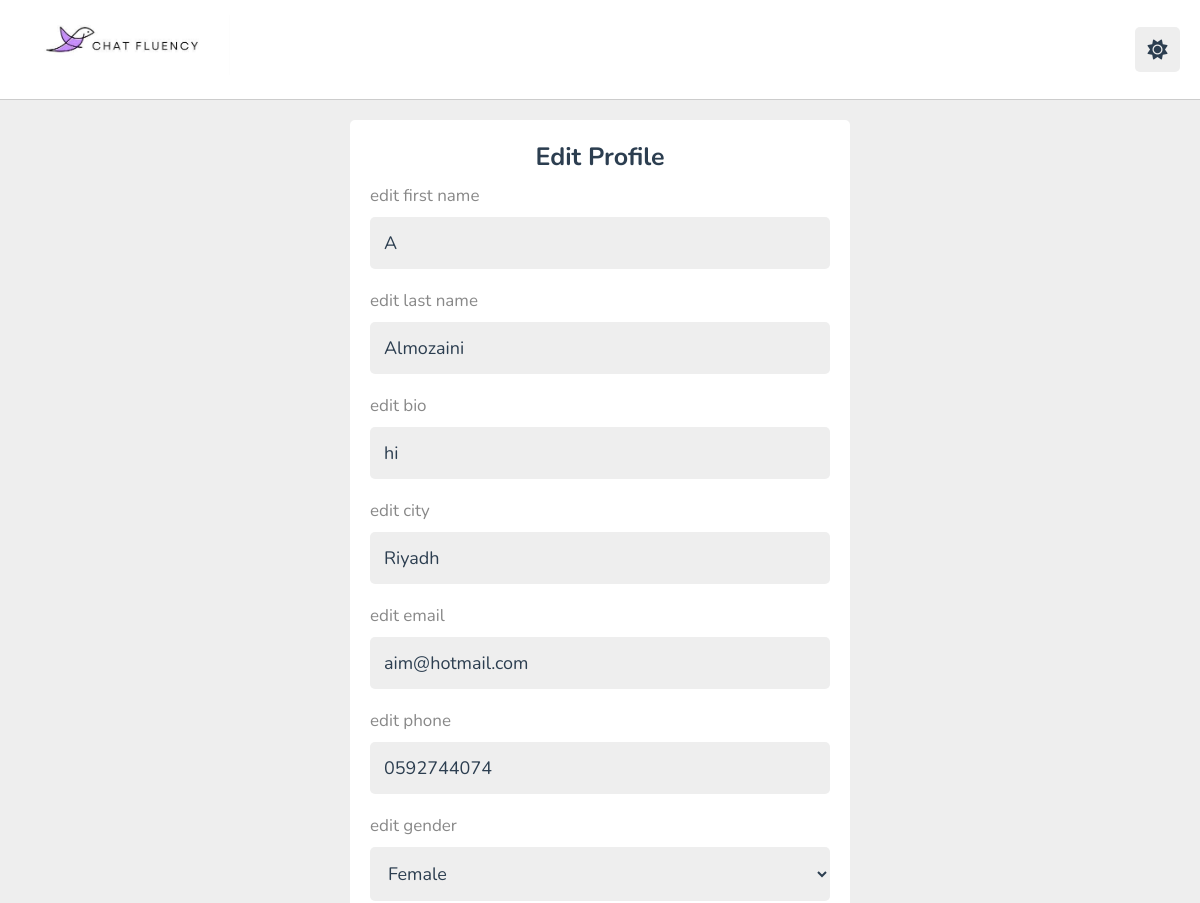
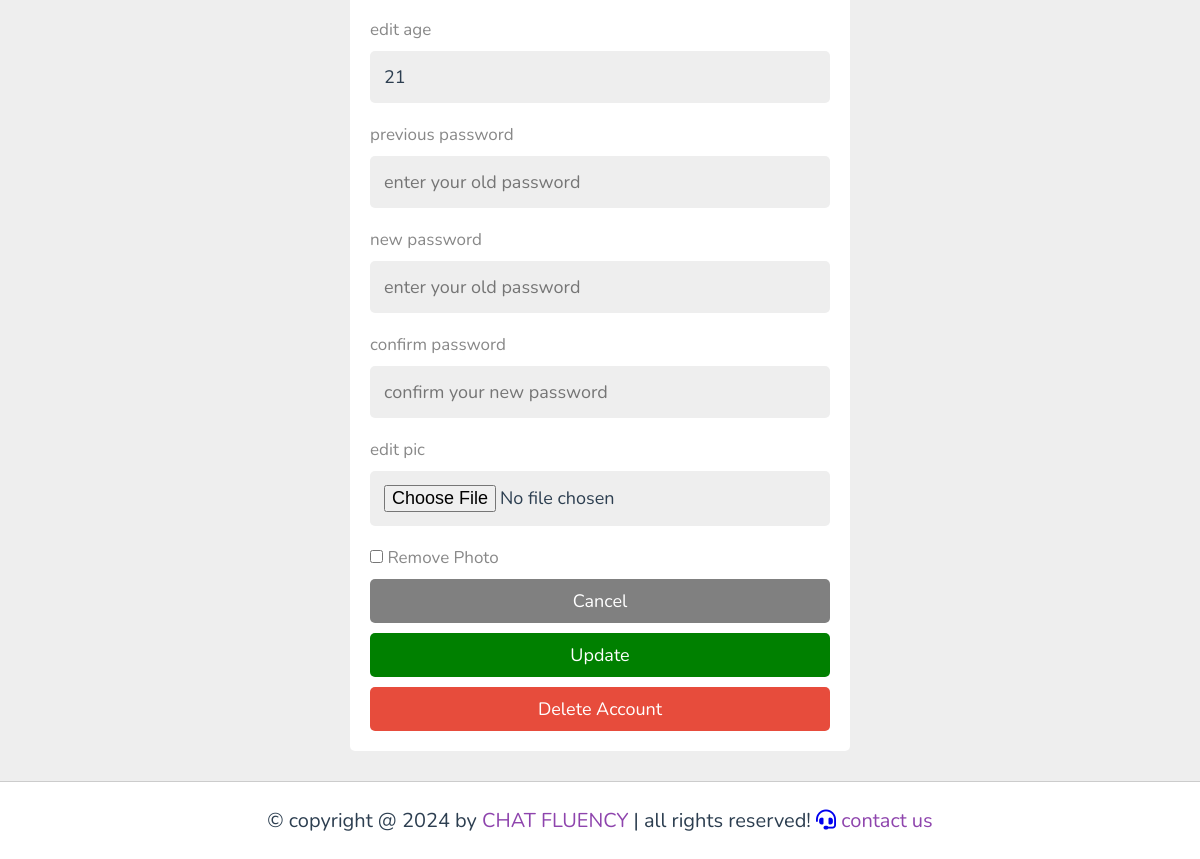
Page /updatePartner.php (signed in) on the committed database (2 pictures, top to bottom).
### tables this page shows
CREATE TABLE `languagepartners` (
  `PartnerID` int(11) NOT NULL,
  `FirstName` varchar(15) NOT NULL,
  `LastName` varchar(15) NOT NULL,
  `Age` int(11) DEFAULT NULL,
  `Gender` enum('Male','Female') DEFAULT NULL,
  `Email` varchar(100) NOT NULL,
  `Photo` varchar(255) DEFAULT NULL,
  `Password` varchar(50) NOT NULL,
  `Phone` varchar(15) DEFAULT NULL,
  `City` varchar(20) DEFAULT NULL,
  `Bio` text DEFAULT NULL,
  `User_Role` enum('learner','partner') NOT NULL DEFAULT 'partner',
  `Languages` text NOT NULL,
  `Rating` float DEFAULT NULL,
  `LanguageProf` text DEFAULT NULL,
  `SessionPrice` int(11) DEFAULT NULL
);

### connect.php (called while the page is built, shortened)
<?php
class Connect {
    private $servername = "localhost";
    private $username = "root";
    private $password = "";
    private $dbname = "chatfluency";
    public function __construct() {
        $this->conn = mysqli_connect($this->servername, $this->username, $this->password, $this->dbname);
    }
}
?>

### updatePartner.php (the view, shortened to what this page needs)
<?php
include 'connect.php';
$connection = new connect();
if(isset($_COOKIE['user_id'])){
   $user_id = $_COOKIE['user_id'];
}else{
   $user_id = '';
  header('location:login.php');
}
$select_user = $connection->conn->prepare("SELECT * FROM languagepartners WHERE PartnerID = ? LIMIT 1");
$select_user->bind_param("i", $user_id);
$select_user->execute();
$fetch_user = $select_user->get_result()->fetch_assoc();
?>
<!DOCTYPE html>
<html lang="en">
<head>
   <link rel="stylesheet" href="https://cdnjs.cloudflare.com/ajax/libs/font-awesome/6.1.2/css/all.min.css">
   <link rel="stylesheet" href="style.css">
</head>
<body>
   <header class="header">
      <div class="flex">
         <a href="profilePartner.php" class="logo"><img src = "images/logo.jpg" width="210" height="60" alt="logo"></a>
         <div class="icons">
            <div id="toggle-btn" class="fas fa-sun"></div>
         </div>
      </div>
   </header>
<section class="form-container">
   <form id="profile-form" method="post" enctype="multipart/form-data">
      <h3>Edit profile</h3>
      <p>edit first name</p>
      <input id="first-name-input" type="text" name="FirstName" value="<?= $fetch_user['FirstName']; ?>" placeholder="Enter your first name" maxlength="50" class="box">
      <p>edit last name</p>
      <input id="last-name-input" type="text" name="LastName" value="<?= $fetch_user['LastName']; ?>" placeholder="Enter your last name" maxlength="50" class="box">
      <p>edit bio</p>
      <input id="bio-input" type="text" name="Bio" value="<?= $fetch_user['Bio']; ?>" placeholder="Enter your bio" size="30" maxlength="100" class="box">
      <p>edit city</p>
      <input id="city-input" type="text" name="City" value="<?= $fetch_user['City']; ?>" placeholder="Enter your city" maxlength="50" class="box">
      <p>edit email</p>
      <input id="email-input" type="email" name="Email" value="<?= $fetch_user['Email']; ?>" placeholder="Enter your email" maxlength="50" class="box">
      <p>edit phone</p>
      <input id="phone-input" type="text" name="Phone" value="<?= $fetch_user['Phone']; ?>" placeholder="Enter your Phone" maxlength="10" class="box">
      <p>edit gender</p>
      <select id="gender-input" name="Gender" class="box">
    <option value="Female" <?= ($fetch_user['Gender'] === 'Female') ? 'selected' : ''; ?>>Female</option>
</select>
      <p>edit age</p>
      <input id="age-input" type="number" name="Age" value="<?= $fetch_user['Age']; ?>" required class="box" value="34">
      <p>previous password</p>
      <input id="previous-pass-input" type="password" name="old_pass" placeholder="enter your old password" maxlength="20" class="box">
      <p>new password</p>
      <input id="new-pass-input" type="password" name="new_pass" placeholder="enter your old password" maxlength="20" class="box">
      <p>confirm password</p>
      <input id="confirm-pass-input" type="password" name="cpass" placeholder="confirm your new password" maxlength="20" class="box">
      <p>edit pic</p>
      <input name = "Photo" id="pic-input" type="file" accept="image/*" class="box">
      <p>
    <input id="remove-photo" type="checkbox" name="remove_photo">
    <label for="remove-photo">Remove Photo</label>
    </p>
      <input type="submit" id="cancel-btn"  value="cancel" name="cancel" class="option-btn">
      <input type="submit" id="update-btn" value="update" name="submit" class="btn">
      <input type="submit" id="delete-btn" onclick="ConfirmDelete()" value="delete account" name="deleteacc" class="delete-btn">
   </section>
<footer class="footer">
   &copy; copyright @ 2024 by <span>CHAT FLUENCY</span> | all rights reserved!
   <a href="contact_partner.php"><i class="fas fa-headset"></i><span> contact us</span></a>
</footer>
</body>
</html>

### style.css (style rules this page uses)
:root { --main-color:#8e44ad; --red:#e74c3c; --orange:#f39c12; --light-color:#888; --light-bg:#eee; --black:#2c3e50; --white:#fff; --border:.1rem solid rgba(0,0,0,.2); }
* { font-family: 'Nunito', sans-serif; margin:0; padding:0; box-sizing: border-box; outline: none; border:none; text-decoration: none; }
html { font-size: 62.5%; overflow-x: hidden; }
body { background-color: var(--light-bg); padding-left: 30rem; }
section { padding:2rem; margin: 0 auto; max-width: 1200px; }
.inline-btn, .inline-option-btn, .inline-delete-btn, .btn, .delete-btn, .option-btn { border-radius: .5rem; color:#fff; font-size: 1.8rem; cursor: pointer; text-transform: capitalize; padding:1rem 3rem; text-align: center; margin-top: 1rem; }
.btn, .delete-btn, .option-btn { display: block; width: 100%; }
.btn, .inline-btn { background-color: var(--main-color); }
.option-btn, .inline-option-btn { background-color:var(--orange); }
.delete-btn, .inline-delete-btn { background-color: var(--red); }
.header { position: sticky; top:0; left:0; right: 0; background-color: var(--white); z-index: 1000; border-bottom: var(--border); }
.header .flex { display: flex; align-items: center; justify-content: space-between; position: relative; padding: 1.5rem 2rem; }
.header .flex .logo { font-size: 2.5rem; color: var(--black); }
.header .flex .icons div { font-size: 2rem; color:var(--black); background-color: var(--light-bg); border-radius: .5rem; height: 4.5rem; width: 4.5rem; line-height: 4.5rem; cursor: pointer; text-align: center; margin-left: .7rem; }
.form-container { min-height: calc(100vh - 20rem); display: flex; align-items: center; justify-content: center; }
.form-container form { background-color: var(--white); border-radius: .5rem; padding: 2rem; width: 50rem; }
.form-container form h3 { font-size: 2.5rem; text-transform: capitalize; color: var(--black); text-align: center; }
.form-container form p { font-size: 1.7rem; color: var(--light-color); padding-top: 1rem; }
.form-container form .box { font-size: 1.8rem; color: var(--black); border-radius: .5rem; padding: 1.4rem; background-color: var(--light-bg); width: 100%; margin: 1rem 0; }
.footer { background-color: var(--white); border-top: var(--border); position: sticky; bottom: 0; left: 0; right: 0; text-align: center; font-size: 2rem; padding:2.5rem 2rem; color:var(--black); margin-top: 1rem; z-index: 1000; }
.footer span { color:var(--main-color); }
@media (max-width:1200px) { body { padding-left: 0; } }

### updatePartner.php (style rules this page uses)
.option-btn { background-color: gray; }
.btn { background-color: green; }

### rows in the picture
languagepartners: FirstName "A", LastName "Almozaini", Bio "hi", City "Riyadh", Email "aim@hotmail.com", Phone "0592744074", Gender "Female", Age "21"
